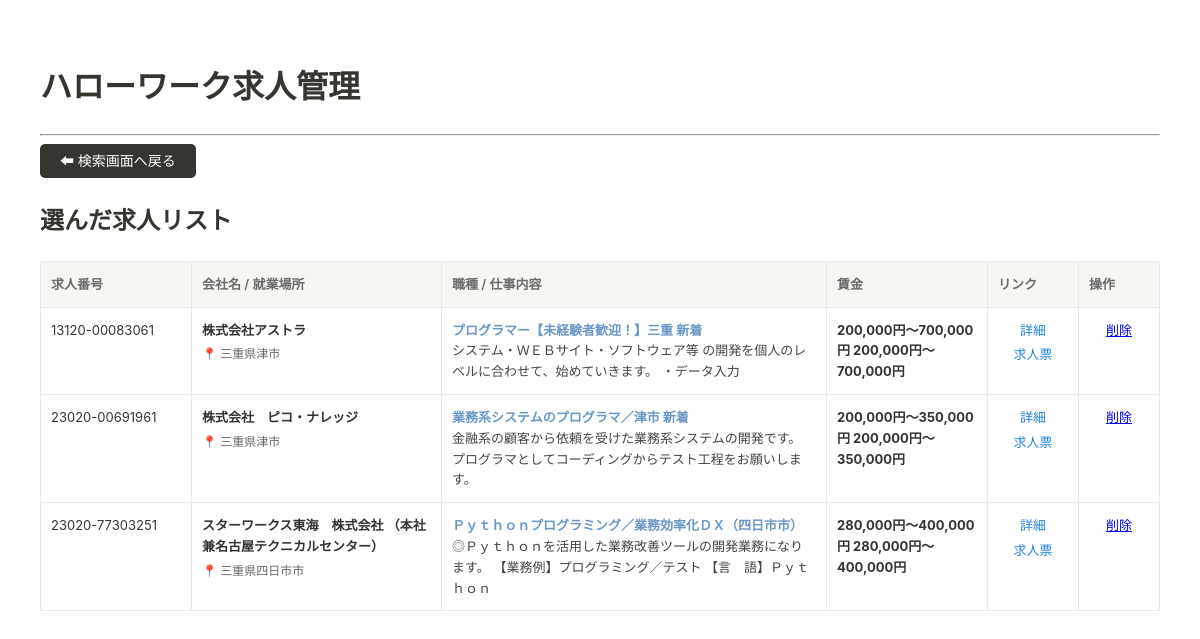
Page /list on the committed database.
### app.py (models this page shows)
class MyList(db.Model):
    __tablename__ = 'my_list'
    id = db.Column(db.Integer, primary_key=True)
    job_id = db.Column(db.Integer, unique=True)
    job_category = db.Column(db.Text);
    company_name = db.Column(db.Text)
    work_location = db.Column(db.Text);
    job_description = db.Column(db.Text)
    employment_type = db.Column(db.Text);
    salary = db.Column(db.Text)
    working_hours = db.Column(db.Text);
    holidays = db.Column(db.Text)
    age_limit = db.Column(db.Text);
    job_number = db.Column(db.Text)
    disclosure_scope = db.Column(db.Text);
    detail_url = db.Column(db.Text)
    pdf_url = db.Column(db.Text);
    reception_date = db.Column(db.Text);
    expiry_date = db.Column(db.Text)

### app.py (the view)
@app.route("/list")
def my_list_view():
    return render_template("list.html", saved_jobs=MyList.query.all())

### templates/list.html (shortened to what this page needs)
{% extends "base.html" %}
{% block content %}
<div class="action-bar">
    <a href="{{ url_for('index') }}" class="btn btn-search">⬅ 検索画面へ戻る</a>
</div>
<h2>選んだ求人リスト</h2>
<table class="job-table">
    <thead>
        <tr>
            <th class="col-date">求人番号</th>
            <th>会社名 / 就業場所</th>
            <th>職種 / 仕事内容</th>
            <th class="col-salary">賃金</th>
            <th class="col-link">リンク</th>
            <th class="col-add">操作</th>
        </tr>
    </thead>
    <tbody>
        {% for item in saved_jobs %}
        <tr>
            <td class="col-date">{{ item.job_number }}</td>
            <td>
                <div class="company-name">{{ item.company_name }}</div>
                <div class="location-text">📍 {{ item.work_location }}</div>
            </td>
            <td>
                <div class="label-reception">{{ item.job_category }}</div>
                <div class="description-truncate">{{ item.job_description }}</div>
            </td>
            <td class="col-salary">
                <span class="company-name">{{ item.salary }}</span>
            </td>
            <td class="col-link">
                <a href="{{ item.detail_url }}" target="_blank" class="link-item">詳細</a>
                <a href="{{ item.pdf_url }}" target="_blank" class="link-item">求人票</a>
            </td>
            <td class="col-add">
                <a href="{{ url_for('delete_item', item_id=item.id) }}" class="btn-delete-text" onclick="return confirm('リストから削除しますか？')">削除</a>
            </td>
        </tr>
        {% endfor %}
    </tbody>
</table>
{% endblock %}

### templates/base.html (shortened to what this page needs)
<!DOCTYPE html>
<html lang="ja">
<head>
    <link rel="stylesheet" href="{{ url_for('static', filename='css/style.css') }}">
</head>
<body>
    <header>
        <h1>ハローワーク求人管理</h1>
        <hr>
    </header>
    <main>
        {% block content %}{% endblock %}
    </main>
</body>
</html>

### static/css/style.css (style rules this page uses)
body { background-color: #ffffff; color: #37352f; font-family: -apple-system, BlinkMacSystemFont, "Segoe UI", Helvetica, Arial, sans-serif; padding: 40px; line-height: 1.6; margin: 0; }
.action-bar { display: flex; gap: 12px; margin-bottom: 24px; }
.btn { padding: 8px 16px; text-decoration: none; border-radius: 5px; font-size: 14px; font-weight: 500; transition: opacity 0.2s; display: inline-block; border: none; cursor: pointer; }
.btn-search { background-color: #37352f; color: white; padding: 6px 20px; }
.job-table { width: 100%; border-collapse: collapse; margin-top: 20px; font-size: 13px; border: 1px solid #e9e9e8; }
.job-table th { background-color: #f7f6f3; color: #6b6b6b; font-weight: 600; text-align: left; padding: 12px 10px; border: 1px solid #e9e9e8; white-space: nowrap; }
.job-table td { padding: 12px 10px; border: 1px solid #e9e9e8; vertical-align: top; }
.col-date { width: 130px; }
.col-salary { width: 140px; }
.col-link { width: 70px; text-align: center; }
.col-add { width: 60px; text-align: center; }
.label-reception { color: #6a97c6; font-weight: bold; }
.company-name { font-weight: bold; color: #333; }
.location-text { color: #666; font-size: 12px; margin-top: 4px; }
.description-truncate { color: #444; overflow: hidden; display: -webkit-box; -webkit-line-clamp: 4; -webkit-box-orient: vertical; }
.link-item { color: #2383e2; text-decoration: none; display: block; margin-bottom: 4px; }

### rows in the picture
MyList: job_number "13120-00083061", company_name "株式会社アストラ", work_location "三重県津市", job_category "プログラマー【未経験者歓迎！】三重 新着", job_description "システム・ＷＥＢサイト・ソフトウェア等 の開発を個人のレベルに合わせて、始めていきます。 ・データ入力", salary "200,000円〜700,000円 200,000円〜700,000円"
MyList: job_number "23020-00691961", company_name "株式会社 ピコ・ナレッジ", work_location "三重県津市", job_category "業務系システムのプログラマ／津市 新着", job_description "金融系の顧客から依頼を受けた業務系システムの開発です。 プログラマとしてコーディングからテスト工程をお願いします。", salary "200,000円〜350,000円 200,000円〜350,000円"
MyList: job_number "23020-77303251", company_name "スターワークス東海 株式会社 （本社兼名古屋テクニカルセンター）", work_location "三重県四日市市", job_category "Ｐｙｔｈｏｎプログラミング／業務効率化ＤＸ（四日市市）", job_description "◎Ｐｙｔｈｏｎを活用した業務改善ツールの開発業務になります。 【業務例】プログラミング／テスト 【言 語】Ｐｙｔｈｏｎ", salary "280,000円〜400,000円 280,000円〜400,000円"
